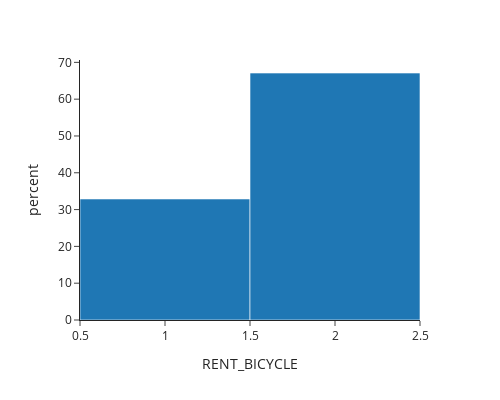

The code cell stored with this chart in its notebook:
### Code cell
# Among people using it for either Access or Egress, if access distance is within 1 km then more of them are willing to use it for egress only for egress more than 1 km
df1=df.loc[(df['ACCESS_DIS_B']==1) | (df['EGRESS_DIS_B']!=1) ]
df1=df1.loc[(df1['RENT_BICYCLE']==1) | (df1['RENT_BICYCLE'] ==2)]
px.histogram(data_frame=df1,x='RENT_BICYCLE',histnorm='percent',width=500, height=400, template="simple_white",category_orders={"RENT_BICYCLE":["Access only","Egress only"]})

### Figure 1 — Plotly figure (JSON) as saved in the notebook; plotly's stock layout.template omitted (floating-point values rounded to 4 significant figures; data arrays with more than 128 entries replaced by an {"elided": "..."} marker saying what was removed)
{"data": [{"alignmentgroup": "True", "bingroup": "x", "histnorm": "percent", "hovertemplate": "RENT_BICYCLE=%{x}<br>percent=%{y}<extra></extra>", "legendgroup": "", "marker": {"color": "#1F77B4", "pattern": {"shape": ""}}, "name": "", "offsetgroup": "", "orientation": "v", "showlegend": false, "type": "histogram", "x": {"elided": "301 int values"}, "xaxis": "x", "yaxis": "y"}], "layout": {"barmode": "relative", "height": 400, "legend": {"tracegroupgap": 0}, "margin": {"t": 60}, "width": 500, "xaxis": {"anchor": "y", "categoryarray": ["Access only", "Egress only"], "categoryorder": "array", "domain": [0, 1], "title": {"text": "RENT_BICYCLE"}}, "yaxis": {"anchor": "x", "domain": [0, 1], "title": {"text": "percent"}}}}
